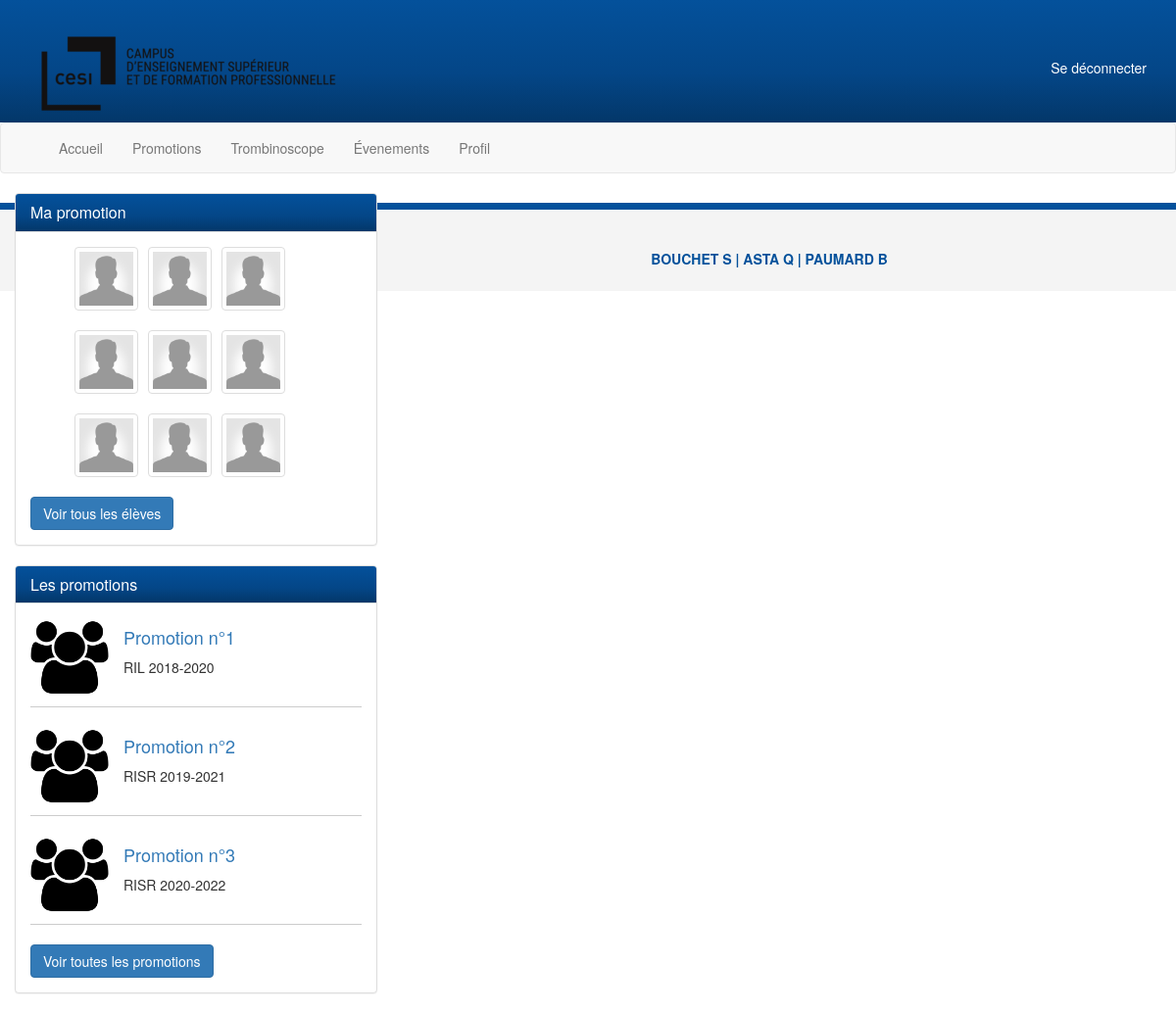
The app's page /profil/ (signed in), older data.
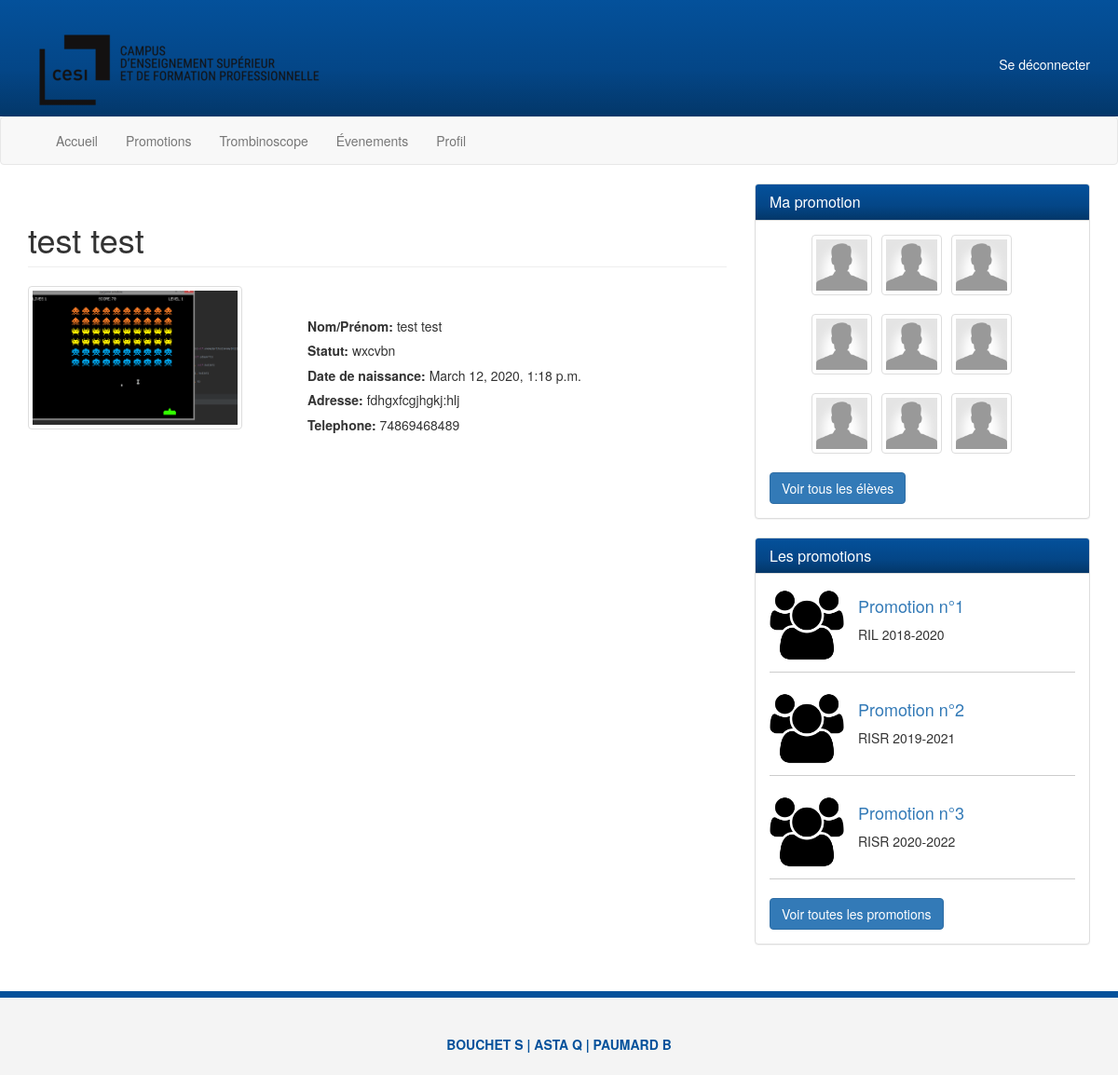
The same page, newer data.
### backoffice/models.py (models this page shows, shortened)
class Personne(models.Model):
    nom = models.CharField(max_length=150)
    prenom = models.CharField(max_length=150)
    datenaissance = models.DateTimeField()
    adresse = models.TextField()
    tel = models.IntegerField()
    photo = models.ImageField(upload_to='gallery')
    statut = models.CharField(max_length=50)
    promotion = models.ForeignKey(Promotion, on_delete=models.CASCADE)
    userid = models.ForeignKey(settings.AUTH_USER_MODEL,on_delete=models.CASCADE, null=True)
    object = models.Manager()

### backoffice/views.py (the view)
# urls.py: path('profil/', views.profil, name="profil"),
@login_required
def profil(request):
    user = request.user
    personne = Personne.object.filter(userid=user.id)
    personne_dict = {
        'personne': personne
    }
    return render(request, 'profil.html', personne_dict)

### backoffice/templates/profil.html (shortened to what this page needs)
<!DOCTYPE html>
<html lang="en">
  <head>
    {% include 'importCss.html' %}
  </head>
  <body>
  <header>
      {% include 'header.html' %}
  </header>
  {% include 'navbar.html' %}
    <section>
       {% for p in personne %}
      <div class="container">
        <div class="row">
          <div class="col-md-8">
            <div class="profile">
              <h1 class="page-header">{{p.nom}} {{p.prenom}}</h1>
              <div class="row">
                <div class="col-md-4">
                  <img src="{{p.photo.url}}" class="img-thumbnail" alt="">
                </div>
                <div class="col-md-8">
                  <ul>
                    <li><strong>Nom/Prénom:</strong> {{p.nom}} {{p.prenom}}</li>
                    <li><strong>Statut:</strong> {{p.statut}}</li>
                    <li><strong>Date de naissance:</strong> {{p.datenaissance}}</li>
                    <li><strong>Adresse:</strong> {{p.adresse}}</li>
                    <li><strong>Telephone:</strong> {{p.tel}}</li>
                  </ul>
                </div>
              </div>
            </div>
          </div>
        {% endfor %}
            <div class="col-md-4">
                <div class="panel panel-default friends">
                    <div class="panel-heading">
                        <h3 class="panel-title">Ma promotion</h3>
                    </div>
                    <div class="panel-body">
                        <ul>
                            <li><a href="profile.html" class="thumbnail"><img src="../static/img/user.png" alt=""></a></li>
                            <li><a href="profile.html" class="thumbnail"><img src="../static/img/user.png" alt=""></a></li>
                            <li><a href="profile.html" class="thumbnail"><img src="../static/img/user.png" alt=""></a></li>
                            <li><a href="profile.html" class="thumbnail"><img src="../static/img/user.png" alt=""></a></li>
                            <li><a href="profile.html" class="thumbnail"><img src="../static/img/user.png" alt=""></a></li>
                            <li><a href="profile.html" class="thumbnail"><img src="../static/img/user.png" alt=""></a></li>
                            <li><a href="profile.html" class="thumbnail"><img src="../static/img/user.png" alt=""></a></li>
                            <li><a href="profile.html" class="thumbnail"><img src="../static/img/user.png" alt=""></a></li>
                            <li><a href="profile.html" class="thumbnail"><img src="../static/img/user.png" alt=""></a></li>
                        </ul>
                        <a class="btn btn-primary" href="#">Voir tous les élèves</a>
                    </div>
                </div>
                <div class="panel panel-default groups">
                    <div class="panel-heading">
                        <h3 class="panel-title">Les promotions</h3>
                    </div>
                    <div class="panel-body">
                        <div class="group-item">
                            <img src="../static/img/group.png" alt="">
                            <h4><a href="#" class="">Promotion n°1</a></h4>
                            <p>RIL 2018-2020</p>
                        </div>
                        <div class="group-item">
                            <img src="../static/img/group.png" alt="">
                            <h4><a href="#" class="">Promotion n°2</a></h4>
                            <p>RISR 2019-2021</p>
                        </div>
                        <div class="group-item">
                            <img src="../static/img/group.png" alt="">
                            <h4><a href="#" class="">Promotion n°3</a></h4>
                            <p>RISR 2020-2022</p>
                        </div>
                        <a href="#" class="btn btn-primary">Voir toutes les promotions</a>
                    </div>
                </div>
            </div>
        </div>
      </div>
    </section>
    {% include 'footer.html' %}
  </body>
</html>

Row changes from the older to the newer data that the page shows:
added Personne: nom "test", prenom "test", photo (picture), statut "wxcvbn", datenaissance "March 12, 2020, 1:18 p.m.", adresse "fdhgxfcgjhgkj:hlj", tel "74869468489"
